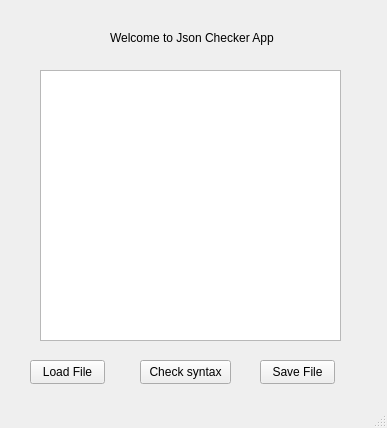
<?xml version="1.0" encoding="UTF-8"?>
<ui version="4.0">
 <class>MainWindow</class>
 <widget class="QMainWindow" name="MainWindow">
  <property name="geometry">
   <rect>
    <x>0</x>
    <y>0</y>
    <width>387</width>
    <height>428</height>
   </rect>
  </property>
  <property name="windowTitle">
   <string>MainWindow</string>
  </property>
  <widget class="QWidget" name="centralwidget">
   <widget class="QPushButton" name="CheckSyntax">
    <property name="geometry">
     <rect>
      <x>140</x>
      <y>360</y>
      <width>91</width>
      <height>24</height>
     </rect>
    </property>
    <property name="text">
     <string>Check syntax</string>
    </property>
   </widget>
   <widget class="QPlainTextEdit" name="jsonFile">
    <property name="geometry">
     <rect>
      <x>40</x>
      <y>70</y>
      <width>301</width>
      <height>271</height>
     </rect>
    </property>
   </widget>
   <widget class="QLabel" name="label">
    <property name="geometry">
     <rect>
      <x>110</x>
      <y>30</y>
      <width>171</width>
      <height>16</height>
     </rect>
    </property>
    <property name="text">
     <string>Welcome to Json Checker App</string>
    </property>
   </widget>
   <widget class="QPushButton" name="LoadFileButton">
    <property name="geometry">
     <rect>
      <x>30</x>
      <y>360</y>
      <width>75</width>
      <height>24</height>
     </rect>
    </property>
    <property name="text">
     <string>Load File</string>
    </property>
   </widget>
   <widget class="QPushButton" name="SaveFileButton">
    <property name="geometry">
     <rect>
      <x>260</x>
      <y>360</y>
      <width>75</width>
      <height>24</height>
     </rect>
    </property>
    <property name="text">
     <string>Save File</string>
    </property>
   </widget>
  </widget>
  <widget class="QMenuBar" name="menubar">
   <property name="geometry">
    <rect>
     <x>0</x>
     <y>0</y>
     <width>387</width>
     <height>22</height>
    </rect>
   </property>
  </widget>
  <widget class="QStatusBar" name="statusbar"/>
 </widget>
 <resources/>
 <connections/>
</ui>
